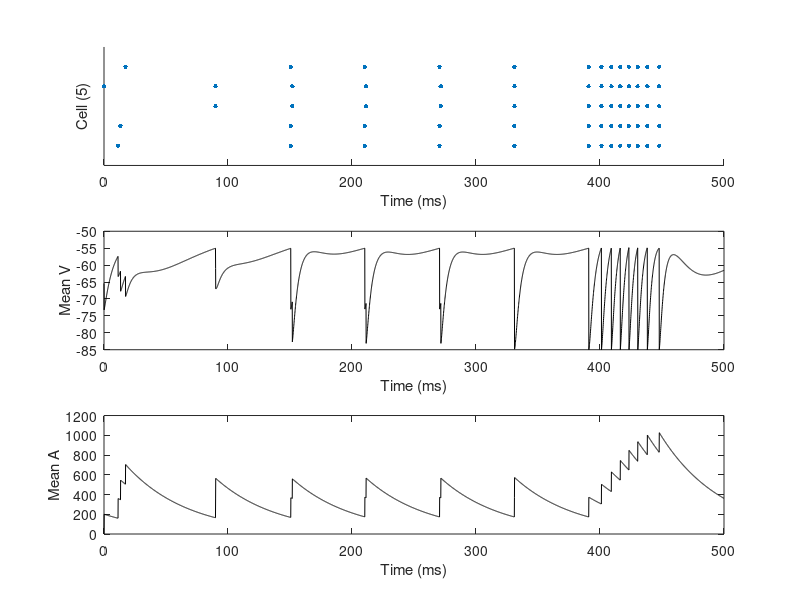
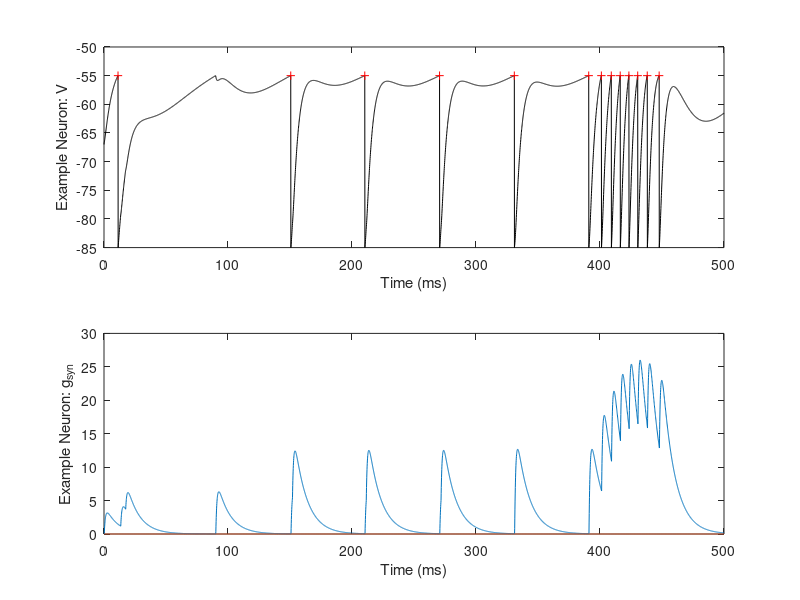

MATLAB code for these plots, in order:
%LIF forward euler simulation
%by Jonathan Gornet and DLevenstein
%Last update: 7/31/2017

%need to make into a function

%--------------------------------------------------------------------------
%Simulation Parameters
PopNum      = 5;    %Number of excitatory neurons
SimTime     = 500;    %Simulation Time (ms)
dt          = 0.1; %differential (ms)
%Calcualte time vector from time parameters
TimeSpace   = [0:dt:SimTime];  %Time Space
TimeLength  = length(TimeSpace); %Time Steps

%--------------------------------------------------------------------------
%Weight Matrices
%for now, uniform weights
Wee = 100;   %Units?
%1/root N scaling a la sompolinsky (may not be appropriate here...)
E_mat = Wee.*ones(PopNum)./sqrt(PopNum);  %Excitatory Weights, needs work
%E_mat(i,j) is the weight of synapse from neuron j to neuron i
E_mat(diag(diag(true(size(E_mat)))))=0; %Remove selfconnections

%I_mat = randi([0,1000],[PopNum,1]);  %Inhibitory Weights, needs work

%--------------------------------------------------------------------------
%Simulation Parameters
%LIF Parameters
E_L         = -65;   %Reversal potential (mV)
g_L         = 30.0;  %conductance (units?)
C           = 281.0; %capacitance (units?)
I_e         = 500;   %current (units?)
V_th        = -55;   %spike threshhold (mV)
V_spike     = -30;   %spike release  (DL: what does this parameter supposed to do?)
V_reset     = -85;   %reset value (mV)

%--------------------------------------------------------------------------
%Excitatory Synapse Parameters
tau_e       = 10;    %time constance of excitatory synapse (ms)
E_e         = 0;     %Excitatory reversal potential

%--------------------------------------------------------------------------
%Inhibitory Synapse Parameters
tau_i       = 10;    %time constance of inhibitory synapse (ms)
E_i         = -80;   %Inhibitory reversal potential

%--------------------------------------------------------------------------
%Adaptation
adapt = 200;    %Threshhold adaptation (parameter b)
tau_a = 50;                      %adaptation time constant


%% The Simulation Loop
%--------------------------------------------------------------------------
%Simulation Variables
V           = zeros(PopNum,TimeLength); %Membrane Potential

a_e         = zeros(PopNum,TimeLength); %a term of alpha synapse
b_e         = zeros(PopNum,TimeLength); %b term of alpha synapse
g_e         = zeros(PopNum,TimeLength); %conductance of synapse 

a_i         = zeros(PopNum,TimeLength); %a term of alpha synapse
b_i         = zeros(PopNum,TimeLength); %b term of alpha synapse 
g_i         = zeros(PopNum,TimeLength); %conductance of synapse 

a           = zeros(PopNum,TimeLength); %adaptation 

spikes = [];

%--------------------------------------------------------------------------
%Initial Conditions
V0range = [V_reset V_th+10];
V(:,1) =  randi(V0range,[PopNum,1]);


for t=1:TimeLength-1

%forward euler method 

%differential   prior value    LIF Equation                   excitatory synapse           inhibitory synapse            adaptation   current
V(:,t+1)        = V(:,t)        + (-g_L.*(V(:,t) - E_L)./C   + -g_e(:,t).*(V(:,t)-E_e)./C  + -g_i(:,t).*(V(:,t)-E_i)./C + -a(:,t)./C + I_e./C).*dt;

%--------------------------------------------------------------------------

%alpha synapses, excitatory
a_e(:,t+1)      = a_e(:,t)      + -a_e(:,t).*dt./tau_e;
b_e(:,t+1)      = b_e(:,t)      + -b_e(:,t).*dt;

%conductance term
g_e(:,t+1)      = (a_e(:,t) - b_e(:,t)).*dt;

%--------------------------------------------------------------------------

%alpha synapses, inhibitory
a_i(:,t+1)      = a_i(:,t)      + -a_i(:,t).*dt./tau_i;
b_i(:,t+1)      = b_i(:,t)      + -b_i(:,t).*dt;

%conductance term
g_i(:,t+1)      = (a_i(:,t) - b_i(:,t)).*dt;

%--------------------------------------------------------------------------

%adaptation
a(:,t+1)        = a(:,t)   + -a(:,t).*dt./tau_a;

%--------------------------------------------------------------------------

if any(V(:,t) > V_th)  %Previous code would have implemented spike only if ALL neurons spiked
    spikeneurons = find(V(:,t) > V_th);
    
    %Record the spike times and neuron identity of spikers
    spikes = [spikes; [TimeSpace(t).*ones(size(spikeneurons)),spikeneurons]];

    %V(:,t)     = V_spike;
    V(spikeneurons,t+1)   = V_reset; %only reset the neurons that spiked

    %excitory synapse - postsynaptic effects
    a_e(:,t+1)  = a_e(:,t+1) + sum(E_mat(:,spikeneurons),2);
    b_e(:,t+1)  = b_e(:,t+1) + sum(E_mat(:,spikeneurons),2);

    %inhibitory synapse
    %DL: this code was written as if all synapses are BOTH inhibitory AND
    %excitatory... which is not physiologically realistic.
    %See https://en.wikipedia.org/wiki/Dale%27s_principle
    %Removing inhibitory synapses for now, we'll put in an inhibitory
    %population next
%     a_i(:,t+1)  = a_i(:,t+1) + I_mat;
%     b_i(:,t+1)  = b_i(:,t+1) + I_mat;

    %adaptation
    a(:,t+1)    = a(:,t+1)   + adapt;

end

%--------------------------------------------------------------------------

end

%Catch for no spiking in simulation error
if isempty(spikes); spikes = [nan nan]; end

%% Figures
%Mean Population Dynamics Figure
figure
    subplot(3,1,1)
    plot(spikes(:,1),spikes(:,2),'.','MarkerSize',10)
    ylim([0 PopNum+1]);xlim(TimeSpace([1 end]))
    xlabel('Time (ms)');ylabel(['Cell (',num2str(PopNum),')'])
    box off; set(gca,'ytick',[])

    subplot(3,1,2)
    plot(TimeSpace,mean(V,1),'k')
    xlabel('Time (ms)');ylabel('Mean V')

    subplot(3,1,3)
    plot(TimeSpace,mean(a,1),'k')
    xlabel('Time (ms)');ylabel('Mean A')

%Example Neuron Figure
exneuron = randi(PopNum,1);
exspiketimes = spikes(spikes(:,2)==exneuron,1);
figure
    subplot(2,1,1)
    plot(TimeSpace,V(exneuron,:),'k')
    hold on
    plot(exspiketimes,V_th.*(ones(size(exspiketimes))),'r+')
    xlabel('Time (ms)');ylabel('Example Neuron: V')
    
    subplot(2,1,2)
    plot(TimeSpace,g_e(exneuron,:))
    hold on
    plot(TimeSpace,g_i(exneuron,:))
    xlabel('Time (ms)');ylabel('Example Neuron: g_s_y_n')
%%
%Old Figures
% plot(linspace(0,SimTime,TimeLength + 1),V)
% xlabel('Time (ms)');ylabel('Membrane Potential (mV)');title('LIF Membrane Potential');
% 
% figure
% plot(linspace(0,SimTime,TimeLength + 1),g_e,'b')
% hold on
% plot(linspace(0,SimTime,TimeLength + 1),g_i,'r')
% xlabel('Time (ms)');ylabel('Conductance (S/cm^2)?)');title('LIF Conductance');
% 
% figure
% plot(linspace(0,SimTime,TimeLength + 1),a,'b')
% xlabel('Time (ms)');ylabel('Adaptation (pA)');title('LIF Adaptation');
